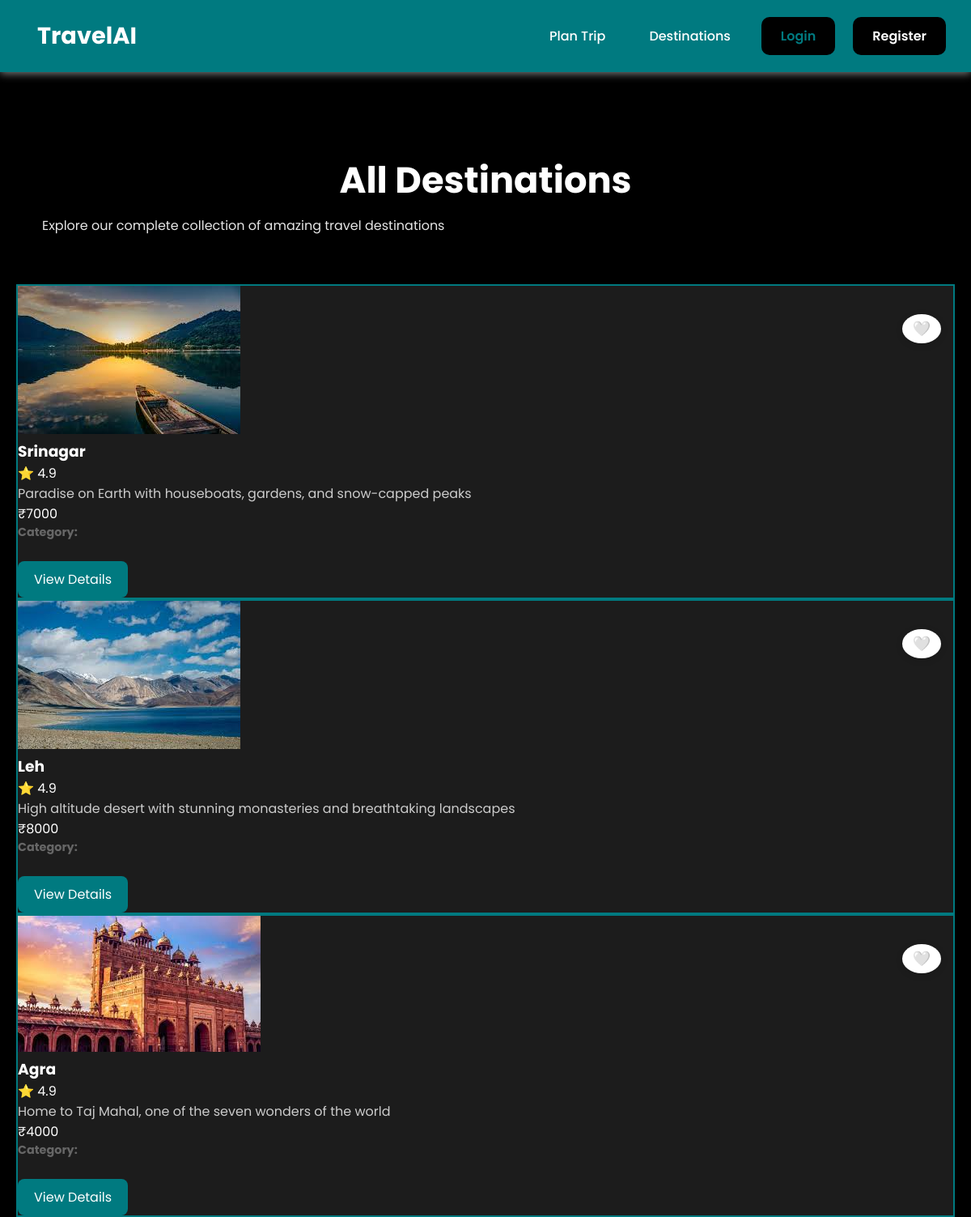
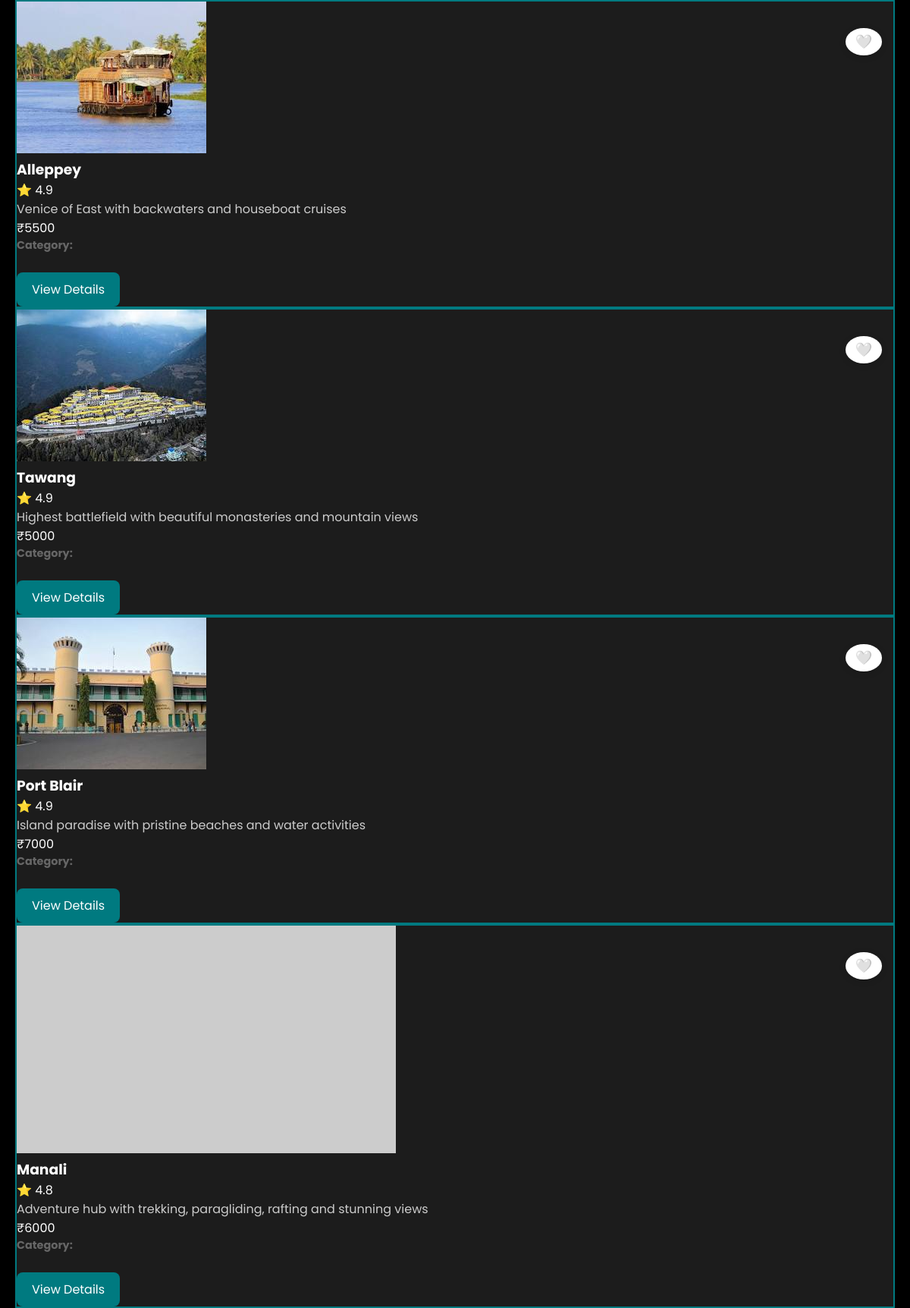
The page /destinations (upper part) on the database its author committed (2 pictures, top to bottom).
### tables this page shows
CREATE TABLE destinations (
    id INTEGER PRIMARY KEY AUTOINCREMENT,
    name TEXT NOT NULL UNIQUE,
    state TEXT NOT NULL,
    category TEXT NOT NULL,
    best_season TEXT,
    cost_per_day INTEGER,
    description TEXT,
    attractions TEXT,
    image_url TEXT,
    rating REAL DEFAULT 4.5,
    temperature TEXT,
    how_to_reach TEXT,
    nearby_cities TEXT,
    created_at TIMESTAMP DEFAULT CURRENT_TIMESTAMP
);

### app.py (the view)
@app.route("/destinations")
def destinations():
    conn = get_db()
    cur = conn.cursor()
    category = request.args.get("category", "")
    search = request.args.get("search", "")
    sort = request.args.get("sort", "rating")
    if category:
        cur.execute("SELECT * FROM destinations WHERE category=? ORDER BY " + sort + " DESC", (category,))
    elif search:
        search_term = f"%{search}%"
        cur.execute("SELECT * FROM destinations WHERE name LIKE ? OR description LIKE ? OR state LIKE ? ORDER BY " + sort + " DESC",
                   (search_term, search_term, search_term))
    else:
        cur.execute("SELECT * FROM destinations ORDER BY " + sort + " DESC")
    destinations = cur.fetchall()
    cur.execute("SELECT DISTINCT category FROM destinations ORDER BY category")
    categories = [row[0] for row in cur.fetchall()]
    conn.close()
    user = session.get("user")
    user_email = session.get("user_email", "")
    return render_template("destinations.html", user=user, destinations=destinations,
                         categories=categories, selected_category=category, search=search, user_email=user_email)

### app.py (called while the page is built)
def get_db():
    conn = sqlite3.connect(DB_PATH)
    conn.row_factory = sqlite3.Row
    return conn

### templates/destinations.html (shortened to what this page needs)
{% extends "base.html" %}
{% block content %}
<section class="hero" style="padding: 60px 2rem;">
    <h1>All Destinations</h1>
    <p>Explore our complete collection of amazing travel destinations</p>
</section>
<section class="container mt-40 mb-40">
    <div class="destinations-grid">
        {% for dest in destinations %}
        <div class="destination-card">
            <button class="favorite-btn" onclick="toggleFavorite({{ dest.id }}, this)" title="Add to favorites">🤍</button>
            <img src="{{ dest.image_url }}" alt="{{ dest.name }}" onerror="this.src='https://via.placeholder.com/500x300?text={{ dest.name }}'">
            <div class="card-content">
                <h3>{{ dest.name }}</h3>
                <div class="card-meta">
                    <span class="card-rating">⭐ {{ dest.rating }}</span>
                </div>
                <p>{{ dest.description }}</p>
                <div class="card-price">₹{{ dest.cost_per_day }}</div>
                <div style="color: #666; font-size: 0.9rem; margin-bottom: 15px;">
                    <strong>Category:</strong> {{ dest.type | capitalize }}
                </div>
                <a href="/destination/{{ dest.id }}" class="btn-explore" style="display: inline-block; padding: 10px 20px; background: #007a80; color: white; text-decoration: none; border-radius: 8px; margin-top: 10px;">View Details</a>
            </div>
        </div>
        {% endfor %}
    </div>
</section>
{% endblock %}

### templates/base.html (shortened to what this page needs)
<!DOCTYPE html>
<html lang="en">
<head>
    <link rel="stylesheet" href="{{ url_for('static', filename='style.css') }}">
</head>
<body>
    <nav>
        <div class="container">
            <a href="/" class="logo">TravelAI</a>
            <ul>
                <li><a href="/planner">Plan Trip</a></li>
                <li><a href="/destinations">Destinations</a></li>
                {% if user %}
                <li><a href="/favorites">❤️ Favorites</a></li>
                <li><a href="/trip-history">🚗 Trip History</a></li>
                <li><a href="/packing-list">🎒 Packing List</a></li>
                <li><a href="/blog">📰 Blog</a></li>
                <li class="nav-user">
                    <span class="user-badge">👤 {{ user }}</span>
                    <a href="/profile" class="btn btn-secondary" style="padding: 0.5rem 1rem; font-size: 0.9rem; margin-left: 5px;">Profile</a>
                    <a href="/logout" class="btn btn-danger" style="padding: 0.5rem 1rem; font-size: 0.9rem;">Logout</a>
                </li>
                {% else %}
                <li><a href="/login" class="btn btn-primary">Login</a></li>
                <li><a href="/register" class="btn btn-secondary">Register</a></li>
                {% endif %}
            </ul>
        </div>
    </nav>
    <main>
        {% block content %}{% endblock %}
    </main>
</body>
</html>

### static/style.css (style rules this page uses)
* { box-sizing: border-box; margin: 0; padding: 0; }
body { font-family: 'Poppins', sans-serif; background: #000000; color: #ffffff; min-height: 100vh; }
nav { background: #007a80; padding: 15px 30px; display: flex; justify-content: space-between; align-items: center; box-shadow: 0 2px 10px rgba(251, 253, 253, 0.5); }
nav .container { display: flex; justify-content: space-between; align-items: center; width: 100%; max-width: 1200px; margin: 0 auto; }
.logo { font-size: 1.8em; font-weight: 700; color: #ffffff; text-decoration: none; }
nav ul { display: flex; list-style: none; gap: 20px; align-items: center; }
nav ul li { background: transparent; }
nav a { color: #ffffff; text-decoration: none; font-weight: 500; padding: 8px 16px; border-radius: 5px; transition: background 0.3s ease; }
nav .btn-primary { background: #000000; color: #007a80; }
nav .btn-secondary { background: #000000; color: #ffffff; }
main { padding: 40px 20px; max-width: 1200px; margin: 0 auto; }
h1, h2 { color: #fcfefe; text-align: center; }
h3 { color: #ffffff; }
button, .btn { margin-top: 20px; padding: 12px 24px; background: #007a80; color: #ffffff; border: none; border-radius: 10px; font-weight: 600; cursor: pointer; transition: 0.3s; }
li { background: #1c1c1c; border: 1px solid #007a80; color: #ffffff; }
.destination-card { background: #1c1c1c; border: 2px solid #007a80; }
.destination-card p { color: #cccccc; }
p, span, div { color: #ffffff; }

### templates/destinations.html (style rules this page uses)
.hero h1 { color: white; margin: 0; font-size: 2.8rem; }
.hero p { color: rgba(255, 255, 255, 0.9); margin: 10px 0 0 0; }
.favorite-btn { position: absolute; top: 15px; right: 15px; width: 36px; height: 36px; background: white; border: none; border-radius: 50%; cursor: pointer; display: flex; align-items: center; justify-content: center; font-size: 18px; transition: all 0.3s ease; box-shadow: 0 2px 8px rgba(0, 0, 0, 0.15); z-index: 10; }
.destination-card { position: relative; }

### rows shown on the page
destinations: image_url (picture), name "Srinagar", rating "4.9", description "Paradise on Earth with houseboats, gardens, and snow-capped peaks", cost_per_day "7000"
destinations: image_url (picture), name "Leh", rating "4.9", description "High altitude desert with stunning monasteries and breathtaking landscapes", cost_per_day "8000"
destinations: image_url (picture), name "Agra", rating "4.9", description "Home to Taj Mahal, one of the seven wonders of the world", cost_per_day "4000"
destinations: image_url (picture), name "Alleppey", rating "4.9", description "Venice of East with backwaters and houseboat cruises", cost_per_day "5500"
destinations: image_url (picture), name "Tawang", rating "4.9", description "Highest battlefield with beautiful monasteries and mountain views", cost_per_day "5000"
destinations: image_url (picture), name "Port Blair", rating "4.9", description "Island paradise with pristine beaches and water activities", cost_per_day "7000"
destinations: name "Manali", rating "4.8", description "Adventure hub with trekking, paragliding, rafting and stunning views", cost_per_day "6000"
